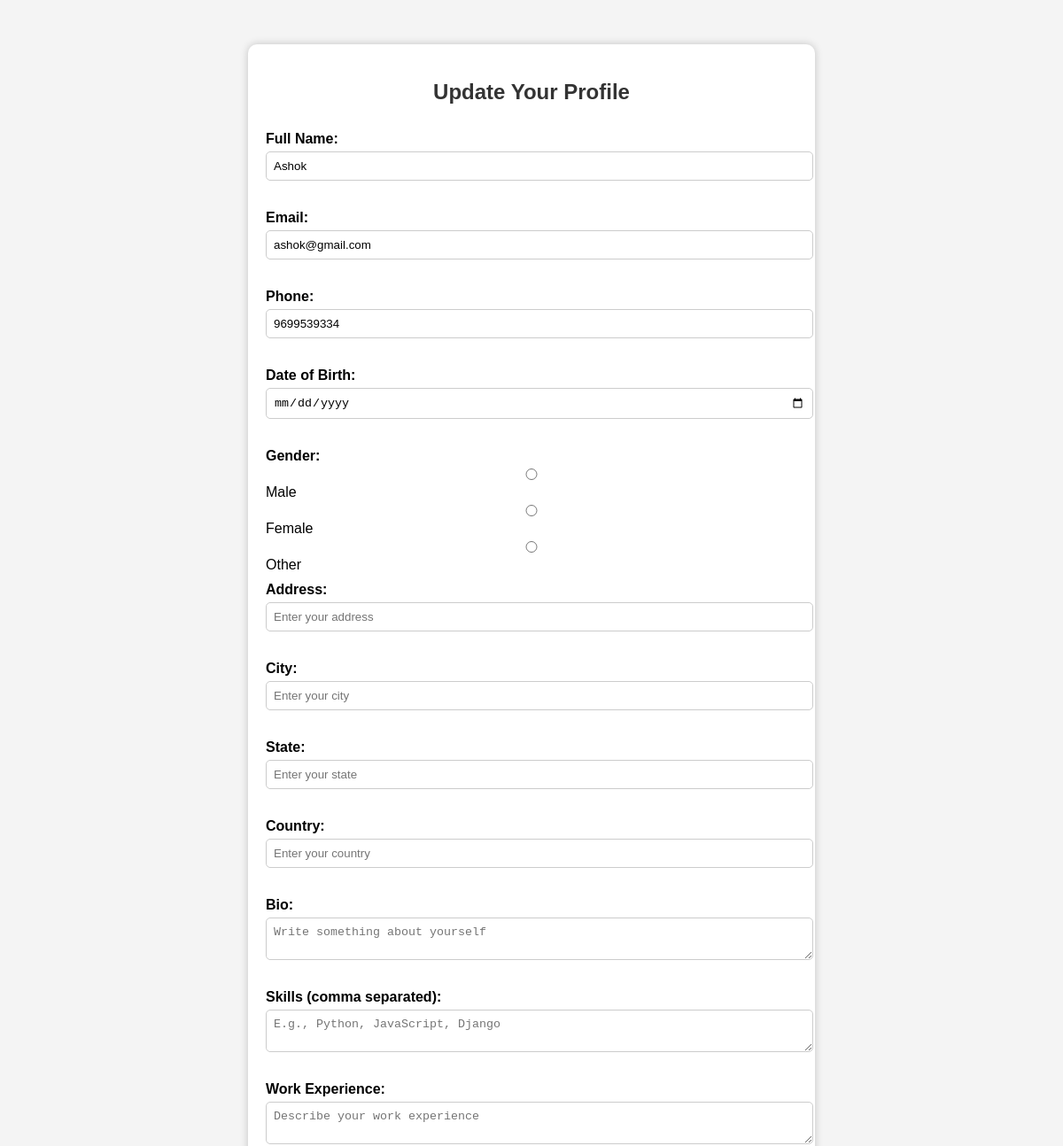
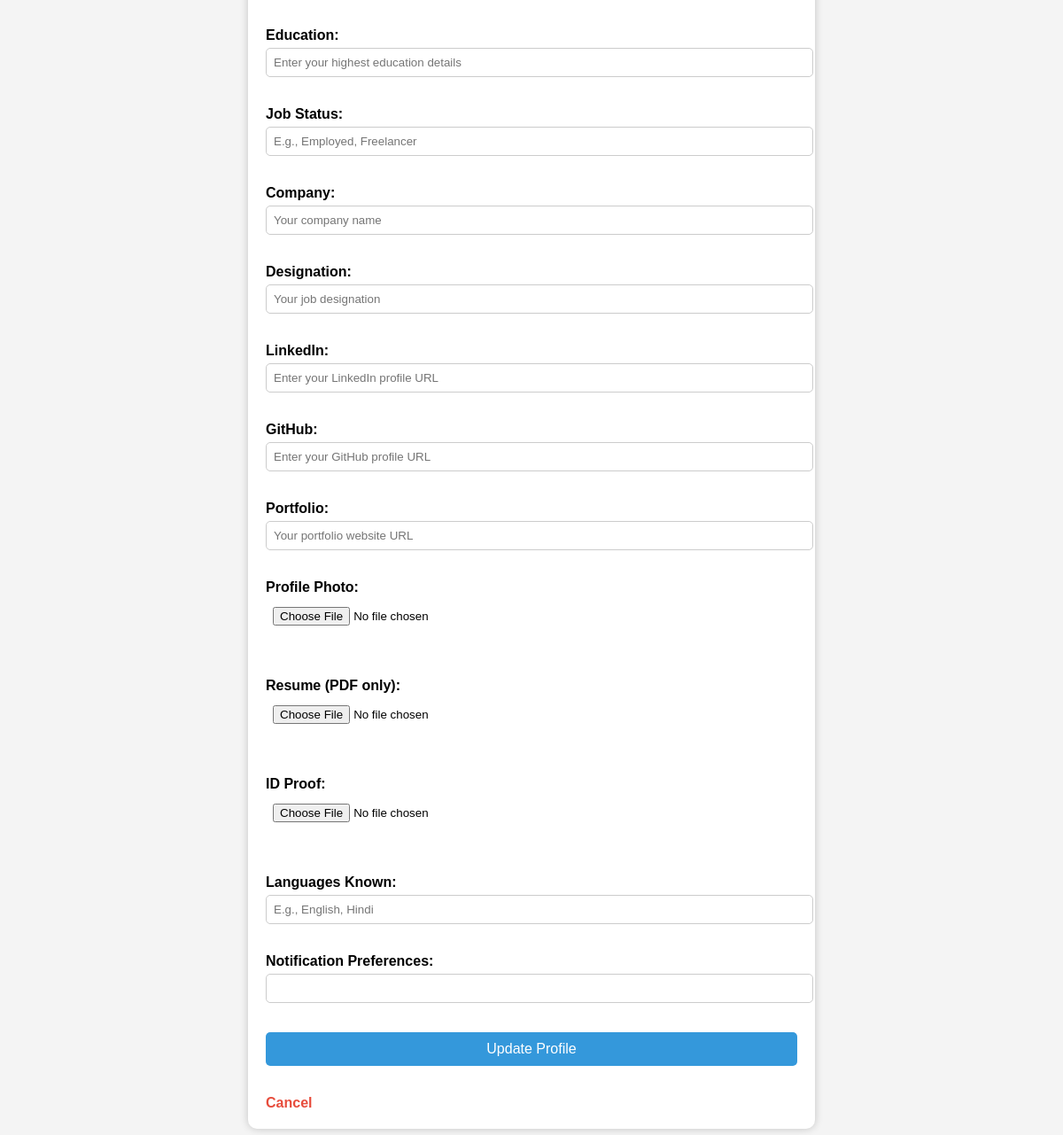
The app's page /update_profile (signed in) with its own data (2 pictures, top to bottom).
### tables this page shows
CREATE TABLE users (
                        id INTEGER PRIMARY KEY AUTOINCREMENT,
                        name TEXT NOT NULL,
                        phone TEXT UNIQUE NOT NULL,
                        email TEXT UNIQUE NOT NULL,
                        username TEXT UNIQUE NOT NULL,
                        password TEXT NOT NULL,
                        role TEXT CHECK(role IN ('worker', 'employer')) NOT NULL,
                        location TEXT,
                        skills TEXT,
                        experience INTEGER,
                        company_name TEXT,
                        profile_picture TEXT
                    );

### app.py (the view, shortened to what this page needs)
@app.route('/update_profile', methods=['GET', 'POST'])
def update_profile():
    if 'username' not in session:
        return redirect(url_for('login'))
    username = session['username']
    conn = get_db_connection()
    user_data = conn.execute("SELECT * FROM users WHERE username = ?", (username,)).fetchone()
    user_profile = conn.execute("SELECT * FROM user_profile WHERE username = ?", (username,)).fetchone()
    if not user_profile:
        user_profile = {
            'full_name': user_data['name'] if user_data else '',
            'email': user_data['email'] if user_data else '',
            'phone': user_data['phone'] if user_data else '',
            'bio': '',
            'skills': '',
            'work_experience': '',
            'education': '',
            'job_status': '',
            'company': '',
            'designation': '',
            'linkedin': '',
            'github': '',
            'portfolio': '',
            'profile_photo': '',
            'resume': '',
            'id_proof': '',
            'language': '',
            'notification_preferences': ''
        }
    return render_template('profile.html', user_profile=user_profile)

### app.py (called while the page is built)
def get_db_connection():
    conn = sqlite3.connect('majdur.db')
    conn.row_factory = sqlite3.Row
    return conn

### templates/profile.html (shortened to what this page needs)
<!DOCTYPE html>
<html>
<head>
    <link rel="stylesheet" href="{{ url_for('static', filename='update_profile.css') }}">
</head>
<body>
    <div class="profile-container">
        <h2>Update Your Profile</h2>
        <form action="{{ url_for('update_profile') }}" method="POST" enctype="multipart/form-data">
            <label>Full Name:</label>
            <input type="text" name="full_name" value="{{ user_profile.get('full_name', '') }}" placeholder="Enter your full name"><br>
            <label>Email:</label>
            <input type="email" name="email" value="{{ user_profile.get('email', '') }}" placeholder="Enter your email"><br>
            <label>Phone:</label>
            <input type="text" name="phone" value="{{ user_profile.get('phone', '') }}" placeholder="Enter your phone number"><br>
            <label>Date of Birth:</label>
            <input type="date" name="date_of_birth" value="{{ user_profile.get('date_of_birth', '') }}"><br>
            <label>Gender:</label>
            <input type="radio" name="gender" value="Male" {% if user_profile.get('gender') == 'Male' %} checked {% endif %}> Male
            <input type="radio" name="gender" value="Female" {% if user_profile.get('gender') == 'Female' %} checked {% endif %}> Female
            <input type="radio" name="gender" value="Other" {% if user_profile.get('gender') == 'Other' %} checked {% endif %}> Other
            <br>
            <label>Address:</label>
            <input type="text" name="address" value="{{ user_profile.get('address', '') }}" placeholder="Enter your address"><br>
            <label>City:</label>
            <input type="text" name="city" value="{{ user_profile.get('city', '') }}" placeholder="Enter your city"><br>
            <label>State:</label>
            <input type="text" name="state" value="{{ user_profile.get('state', '') }}" placeholder="Enter your state"><br>
            <label>Country:</label>
            <input type="text" name="country" value="{{ user_profile.get('country', '') }}" placeholder="Enter your country"><br>
            <label>Bio:</label>
            <textarea name="bio" placeholder="Write something about yourself">{{ user_profile.get('bio', '') }}</textarea><br>
            <label>Skills (comma separated):</label>
            <textarea name="skills" placeholder="E.g., Python, JavaScript, Django">{{ user_profile.get('skills', '') }}</textarea><br>
            <label>Work Experience:</label>
            <textarea name="work_experience" placeholder="Describe your work experience">{{ user_profile.get('work_experience', '') }}</textarea><br>
            <label>Education:</label>
            <input type="text" name="education" value="{{ user_profile.get('education', '') }}" placeholder="Enter your highest education details"><br>
            <label>Job Status:</label>
            <input type="text" name="job_status" value="{{ user_profile.get('job_status', '') }}" placeholder="E.g., Employed, Freelancer"><br>
            <label>Company:</label>
            <input type="text" name="company" value="{{ user_profile.get('company', '') }}" placeholder="Your company name"><br>
            <label>Designation:</label>
            <input type="text" name="designation" value="{{ user_profile.get('designation', '') }}" placeholder="Your job designation"><br>
            <label>LinkedIn:</label>
            <input type="url" name="linkedin" value="{{ user_profile.get('linkedin', '') }}" placeholder="Enter your LinkedIn profile URL"><br>
            <label>GitHub:</label>
            <input type="url" name="github" value="{{ user_profile.get('github', '') }}" placeholder="Enter your GitHub profile URL"><br>
            <label>Portfolio:</label>
            <input type="url" name="portfolio" value="{{ user_profile.get('portfolio', '') }}" placeholder="Your portfolio website URL"><br>
            <label>Profile Photo:</label>
            <input type="file" name="profile_photo" onchange="previewImage(event, 'profilePreview')"><br>
            <br>
            <label>Resume (PDF only):</label>
            <input type="file" name="resume" accept=".pdf"><br>
            <br>
            <label>ID Proof:</label>
            <input type="file" name="id_proof"><br>
            <br>
            <label>Languages Known:</label>
            <input type="text" name="language" value="{{ user_profile.get('language', '') }}" placeholder="E.g., English, Hindi"><br>
            <label>Notification Preferences:</label>
            <input type="text" name="notification_preferences" value="{{ user_profile.get('notification_preferences', '') }}"><br>
            <button type="submit">Update Profile</button>
        </form>
        <br>
        <a href="{{ url_for('account') }}">Cancel</a>
    </div>
</body>
</html>

### static/update_profile.css (style rules this page uses)
body { font-family: Arial, sans-serif; background-color: #f4f4f4; text-align: center; margin: 0; padding: 0; }
.profile-container { background: white; padding: 20px; margin: 50px auto; width: 50%; border-radius: 10px; box-shadow: 0px 0px 10px rgba(0, 0, 0, 0.2); text-align: left; }
h2 { color: #333; text-align: center; }
form { display: flex; flex-direction: column; }
label { font-weight: bold; margin-top: 10px; }
input, select, textarea { width: 100%; padding: 8px; margin: 5px 0; border: 1px solid #ccc; border-radius: 5px; }
input[type="file"] { border: none; }
button { background-color: #3498db; color: white; padding: 10px; border: none; border-radius: 5px; font-size: 16px; cursor: pointer; margin-top: 10px; }
a { display: inline-block; margin-top: 15px; text-decoration: none; color: #e74c3c; font-weight: bold; }

### records on screen
users: full_name "Ashok", email "ashok@gmail.com", phone "9699539334"
